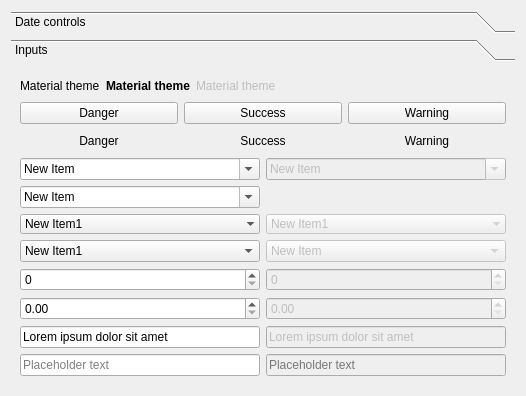
      <widget class="QWidget" name="tab">
       <attribute name="title">
        <string>Page</string>
       </attribute>
       <layout class="QGridLayout" name="gridLayout_22">
        <item row="0" column="0" rowspan="2" colspan="2">
         <widget class="QToolBox" name="toolBox">
          <property name="currentIndex">
           <number>1</number>
          </property>
          <widget class="QWidget" name="page_3">
           <property name="geometry">
            <rect>
             <x>0</x>
             <y>0</y>
             <width>581</width>
             <height>458</height>
            </rect>
           </property>
           <attribute name="label">
            <string>Date controls</string>
           </attribute>
           <layout class="QGridLayout" name="gridLayout_9" columnstretch="1,1,2">
            <item row="0" column="2" rowspan="2">
             <widget class="QLCDNumber" name="lcdNumber">
              <property name="smallDecimalPoint">
               <bool>true</bool>
              </property>
              <property name="digitCount">
               <number>10</number>
              </property>
              <property name="segmentStyle">
               <enum>QLCDNumber::Flat</enum>
              </property>
              <property name="value" stdset="0">
               <double>3.141592000000000</double>
              </property>
             </widget>
            </item>
            <item row="0" column="0">
             <widget class="QTimeEdit" name="timeEdit"/>
            </item>
            <item row="1" column="0">
             <widget class="QDateTimeEdit" name="dateTimeEdit"/>
            </item>
            <item row="0" column="1">
             <widget class="QDateEdit" name="dateEdit"/>
            </item>
            <item row="1" column="1">
             <widget class="QKeySequenceEdit" name="keySequenceEdit"/>
            </item>
            <item row="2" column="0" colspan="3">
             <widget class="QCalendarWidget" name="calendarWidget"/>
            </item>
           </layout>
          </widget>
          <widget class="QWidget" name="page_4">
           <property name="geometry">
            <rect>
             <x>0</x>
             <y>0</y>
             <width>581</width>
             <height>458</height>
            </rect>
           </property>
           <attribute name="label">
            <string>Inputs</string>
           </attribute>
           <layout class="QGridLayout" name="gridLayout_21">
            <item row="0" column="1">
             <widget class="QLabel" name="label_3">
              <property name="font">
               <font>
                <bold>true</bold>
               </font>
              </property>
              <property name="text">
               <string>Material theme</string>
              </property>
             </widget>
            </item>
            <item row="0" column="3">
             <spacer name="horizontalSpacer_4">
              <property name="orientation">
               <enum>Qt::Horizontal</enum>
              </property>
              <property name="sizeHint" stdset="0">
               <size>
                <width>427</width>
                <height>20</height>
               </size>
              </property>
             </spacer>
            </item>
            <item row="0" column="2">
             <widget class="QLabel" name="label">
              <property name="enabled">
               <bool>false</bool>
              </property>
              <property name="text">
               <string>Material theme</string>
              </property>
             </widget>
            </item>
            <item row="2" column="0" colspan="4">
             <layout class="QGridLayout" name="gridLayout_4">
              <item row="3" column="2">
               <widget class="QComboBox" name="comboBox_4">
                <property name="enabled">
                 <bool>false</bool>
                </property>
                <item>
                 <property name="text">
                  <string>New Item</string>
                 </property>
                </item>
                <item>
                 <property name="text">
                  <string>New Item</string>
                 </property>
                </item>
                <item>
                 <property name="text">
                  <string>New Item</string>
                 </property>
                </item>
                <item>
                 <property name="text">
                  <string>New Item</string>
                 </property>
                </item>
                <item>
                 <property name="text">
                  <string>New Item</string>
                 </property>
                </item>
               </widget>
              </item>
              <item row="5" column="2">
               <widget class="QDoubleSpinBox" name="doubleSpinBox_2">
                <property name="enabled">
                 <bool>false</bool>
                </property>
               </widget>
              </item>
              <item row="0" column="2">
               <widget class="QComboBox" name="comboBox_3">
                <property name="enabled">
                 <bool>false</bool>
                </property>
                <property name="editable">
                 <bool>true</bool>
                </property>
                <item>
                 <property name="text">
                  <string>New Item</string>
                 </property>
                </item>
                <item>
                 <property name="text">
                  <string>New Item</string>
                 </property>
                </item>
                <item>
                 <property name="text">
                  <string>New Item</string>
                 </property>
                </item>
                <item>
                 <property name="text">
                  <string>New Item</string>
                 </property>
                </item>
                <item>
                 <property name="text">
                  <string>New Item</string>
                 </property>
                </item>
                <item>
                 <property name="text">
                  <string>New Item</string>
                 </property>
                </item>
               </widget>
              </item>
              <item row="4" column="0">
               <widget class="QSpinBox" name="spinBox"/>
              </item>
              <item row="6" column="2">
               <widget class="QLineEdit" name="lineEdit_2">
                <property name="enabled">
                 <bool>false</bool>
                </property>
                <property name="text">
                 <string>Lorem ipsum dolor sit amet</string>
                </property>
               </widget>
              </item>
              <item row="7" column="0">
               <widget class="QLineEdit" name="lineEdit_3">
                <property name="placeholderText">
                 <string>Placeholder text</string>
                </property>
               </widget>
              </item>
              <item row="2" column="2">
               <widget class="QComboBox" name="comboBox_6">
                <property name="enabled">
                 <bool>false</bool>
                </property>
                <property name="frame">
                 <bool>false</bool>
                </property>
                <item>
                 <property name="text">
                  <string>New Item1</string>
                 </property>
                </item>
                <item>
                 <property name="text">
                  <string>New Item2</string>
                 </property>
                </item>
                <item>
                 <property name="text">
                  <string>New Item3</string>
                 </property>
                </item>
                <item>
                 <property name="text">
                  <string>New Item4</string>
                 </property>
                </item>
                <item>
                 <property name="text">
                  <string>New Item5</string>
                 </property>
                </item>
                <item>
                 <property name="text">
                  <string>New Item6</string>
                 </property>
                </item>
                <item>
                 <property name="text">
                  <string>New Item7</string>
                 </property>
                </item>
               </widget>
              </item>
              <item row="0" column="0">
               <widget class="QComboBox" name="comboBox">
                <property name="editable">
                 <bool>true</bool>
                </property>
                <property name="currentText">
                 <string>New Item</string>
                </property>
                <item>
                 <property name="text">
                  <string>New Item</string>
                 </property>
                </item>
                <item>
                 <property name="text">
                  <string>New Item</string>
                 </property>
                </item>
                <item>
                 <property name="text">
                  <string>New Item</string>
                 </property>
                </item>
                <item>
                 <property name="text">
                  <string>New Item</string>
                 </property>
                </item>
                <item>
                 <property name="text">
                  <string>New Item</string>
                 </property>
                </item>
               </widget>
              </item>
              <item row="6" column="0">
               <widget class="QLineEdit" name="lineEdit">
                <property name="text">
                 <string>Lorem ipsum dolor sit amet</string>
                </property>
               </widget>
              </item>
              <item row="3" column="0">
               <widget class="QComboBox" name="comboBox_2">
                <item>
                 <property name="text">
                  <string>New Item1</string>
                 </property>
                </item>
                <item>
                 <property name="text">
                  <string>New Item2</string>
                 </property>
                </item>
                <item>
                 <property name="text">
                  <string>New Item3</string>
                 </property>
                </item>
                <item>
                 <property name="text">
                  <string>New Item4</string>
                 </property>
                </item>
                <item>
                 <property name="text">
                  <string>New Item5</string>
                 </property>
                </item>
                <item>
                 <property name="text">
                  <string>New Item6</string>
                 </property>
                </item>
                <item>
                 <property name="text">
                  <string>New Item7</string>
                 </property>
                </item>
               </widget>
              </item>
              <item row="2" column="0">
               <widget class="QComboBox" name="comboBox_5">
                <property name="frame">
                 <bool>false</bool>
                </property>
                <item>
                 <property name="text">
                  <string>New Item1</string>
                 </property>
                </item>
                <item>
                 <property name="text">
                  <string>New Item2</string>
                 </property>
                </item>
                <item>
                 <property name="text">
                  <string>New Item3</string>
                 </property>
                </item>
                <item>
                 <property name="text">
                  <string>New Item4</string>
                 </property>
                </item>
                <item>
                 <property name="text">
                  <string>New Item5</string>
                 </property>
                </item>
                <item>
                 <property name="text">
                  <string>New Item6</string>
                 </property>
                </item>
                <item>
                 <property name="text">
                  <string>New Item7</string>
                 </property>
                </item>
               </widget>
              </item>
              <item row="5" column="0">
               <widget class="QDoubleSpinBox" name="doubleSpinBox"/>
              </item>
              <item row="7" column="2">
               <widget class="QLineEdit" name="lineEdit_4">
                <property name="enabled">
                 <bool>false</bool>
                </property>
                <property name="placeholderText">
                 <string>Placeholder text</string>
                </property>
               </widget>
              </item>
              <item row="4" column="2">
               <widget class="QSpinBox" name="spinBox_2">
                <property name="enabled">
                 <bool>false</bool>
                </property>
               </widget>
              </item>
              <item row="1" column="0">
               <widget class="QComboBox" name="comboBox_7">
                <property name="editable">
                 <bool>true</bool>
                </property>
                <item>
                 <property name="text">
                  <string>New Item</string>
                 </property>
                </item>
                <item>
                 <property name="text">
                  <string>New Item</string>
                 </property>
                </item>
                <item>
                 <property name="text">
                  <string>New Item</string>
                 </property>
                </item>
                <item>
                 <property name="text">
                  <string>New Item</string>
                 </property>
                </item>
                <item>
                 <property name="text">
                  <string>New Item</string>
                 </property>
                </item>
               </widget>
              </item>
             </layout>
            </item>
            <item row="0" column="0">
             <widget class="QLabel" name="label_2">
              <property name="text">
               <string>Material theme</string>
              </property>
             </widget>
            </item>
            <item row="1" column="0" colspan="4">
             <layout class="QGridLayout" name="gridLayout_7">
              <item row="0" column="0">
               <widget class="QPushButton" name="pushButton_18">
                <property name="text">
                 <string>Danger</string>
                </property>
                <property name="class" stdset="0">
                 <string>danger</string>
                </property>
               </widget>
              </item>
              <item row="1" column="1">
               <widget class="QPushButton" name="pushButton_22">
                <property name="text">
                 <string>Success</string>
                </property>
                <property name="flat">
                 <bool>true</bool>
                </property>
                <property name="class" stdset="0">
                 <string>success</string>
                </property>
               </widget>
              </item>
              <item row="0" column="2">
               <widget class="QPushButton" name="pushButton_19">
                <property name="text">
                 <string>Warning</string>
                </property>
                <property name="class" stdset="0">
                 <string>warning</string>
                </property>
               </widget>
              </item>
              <item row="1" column="2">
               <widget class="QPushButton" name="pushButton_21">
                <property name="text">
                 <string>Warning</string>
                </property>
                <property name="flat">
                 <bool>true</bool>
                </property>
                <property name="class" stdset="0">
                 <string>warning</string>
                </property>
               </widget>
              </item>
              <item row="0" column="1">
               <widget class="QPushButton" name="pushButton_20">
                <property name="text">
                 <string>Success</string>
                </property>
                <property name="class" stdset="0">
                 <string>success</string>
                </property>
               </widget>
              </item>
              <item row="1" column="0">
               <widget class="QPushButton" name="pushButton_23">
                <property name="text">
                 <string>Danger</string>
                </property>
                <property name="flat">
                 <bool>true</bool>
                </property>
                <property name="class" stdset="0">
                 <string>danger</string>
                </property>
               </widget>
              </item>
             </layout>
            </item>
           </layout>
          </widget>
         </widget>
        </item>
       </layout>
      </widget>
